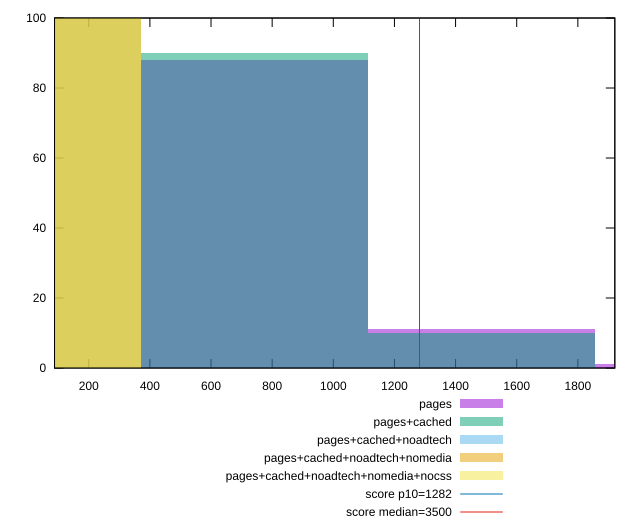

Generate this figure with gnuplot:
reset

$pages <<EOF
1484.70130044992 11
2227.0519506748797 1
742.35065022496 88
EOF

$pagesCached <<EOF
1484.70130044992 10
742.35065022496 90
EOF

$pagesCachedNoadtech <<EOF
0 100
EOF

$pagesCachedNoadtechNomedia <<EOF
0 100
EOF

$pagesCachedNoadtechNomediaNocss <<EOF
0 100
EOF

set key outside below
set boxwidth 742.35065022496
set xrange [88.056:1920.9520000000002]
set yrange [0:100]
set trange [0:100]
set style fill transparent solid 0.5 noborder

set parametric
set terminal svg size 640, 530 enhanced background rgb 'white'
set output "report_00019_2021-02-10T18-14-37.922Z//bootup-time/comparison/histogram/all_raw.svg"

plot $pages title "pages" with boxes, \
     $pagesCached title "pages+cached" with boxes, \
     $pagesCachedNoadtech title "pages+cached+noadtech" with boxes, \
     $pagesCachedNoadtechNomedia title "pages+cached+noadtech+nomedia" with boxes, \
     $pagesCachedNoadtechNomediaNocss title "pages+cached+noadtech+nomedia+nocss" with boxes, \
     1282,t title "score p10=1282", \
     3500,t title "score median=3500"

reset
